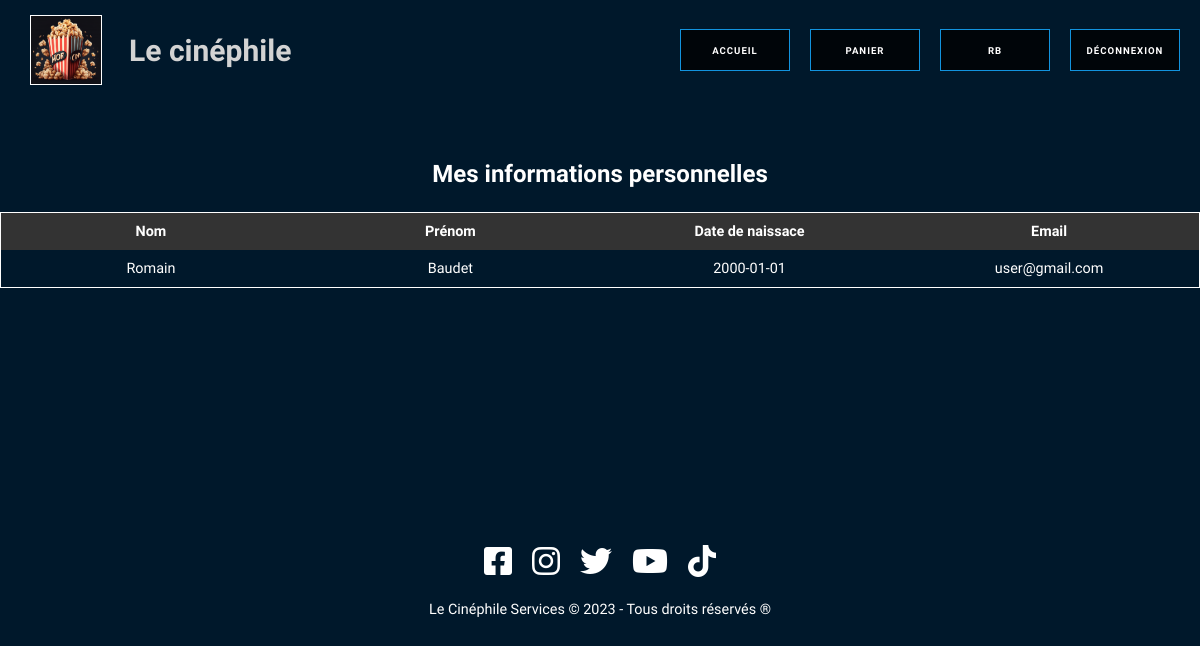
Screenshot of /index.php?action=userInfos (signed in) with the database file from the repository.
### tables this page shows
CREATE TABLE `users` (
  `id` int(11) NOT NULL,
  `name` varchar(250) NOT NULL,
  `surname` varchar(250) NOT NULL,
  `birthdate` date NOT NULL,
  `email` text NOT NULL,
  `password` text NOT NULL
);

### controllers/UsersController.php (called while the page is built, shortened)
<?php
class UsersController
{
    private Users $users;
    public function __construct()
    {
        $this -> users = new Users();
    }
    public function userInfos()
    {
        if(isset($_SESSION["connectUser"]))
        {
            $user = $this->users->getUserById($_SESSION["connectUser"]["id"]);
        }
        else
        {
            $message = "Vous n'êtes pas connecté";
            $class = "error";
        }
        require "views/layout.phtml";
    }
}

### config/DataBase.php (called while the page is built, shortened)
<?php
class DataBase
{
    private $connexion;
    public function getConnexion()
    {
        try
        {
            $this -> connexion = new \PDO("mysql:host=".self::SERVER.";dbname=".self::DB.";charset=utf8",self::USER,self::MDP);
        }
        catch(PDOException $message)
        {
            die('message erreur connexion BDD'.$message -> getMessage());
        }
        return $this -> connexion;
    }
}

### models/Users.php (called while the page is built, shortened)
<?php
class Users extends DataBase
{
    private $connexion;
    public function __construct()
    {
        $this -> connexion = $this -> getConnexion();
    }
     public function getUserById(int $id): ?array
    {
        $query = $this -> connexion -> prepare('
                                                SELECT
                                                    `email`,
                                                    `password`,
                                                    birthdate,
                                                    name,
                                                    surname
                                                FROM
                                                    `users`
                                                WHERE
                                                    `id` = :id
                                                ');
        $query -> bindValue(":id",$id);
        $query -> execute();
        $user = $query -> fetch();
        return $user;
    }
}

### views/user/userInfos.phtml (the view)
<section class="homeAdmin">
    <h2>Mes informations personnelles</h2>
    <table>
        <thead>
            <tr>
                <th>Nom</th>
                <th>Prénom</th>
                <th>Date de naissace</th>
                <th>Email</th>
            </tr>
        </thead>
        <tbody>
            <tr>
                <td><?= htmlspecialchars($user['name']) ?></td>
                <td><?= htmlspecialchars($user['surname'] )?></td>
                <td><?= htmlspecialchars($user['birthdate']) ?></td>
                <td><?= htmlspecialchars($user['email']) ?></td>
            </tr>
        </tbody>
    </table>
</section>

### public/css/style.css (style rules this page uses)
* { margin: 0; }
body { background-color: rgb(0, 24, 43); font-family: 'Heebo'; }
h2, h3, h4, #logo-font { font-family: 'Syncopate'; }
h2 { color: white; margin-bottom: 20px; font-size: 2vw; }
table { border-collapse: collapse; width: 95%; margin: 3vh auto; border: solid white .5px; }
table th, table td { padding: 15px; text-align: left; font-size:1.2vw; }
table th { background-color: #333; color: #fff; }
* { color: white; }
.homeAdmin { max-width: 100%; padding: 20vh 0; text-align: center; }
.homeAdmin table { table-layout: fixed; width: 100%; }
.homeAdmin th, .homeAdmin td { width: calc(100% / 12); padding: 10px; text-align: center; }

### rows the page displays
users: name "Romain", surname "Baudet", birthdate "2000-01-01", email "user@gmail.com"

### other values shown
$this->displayInfosUser() "RB"
